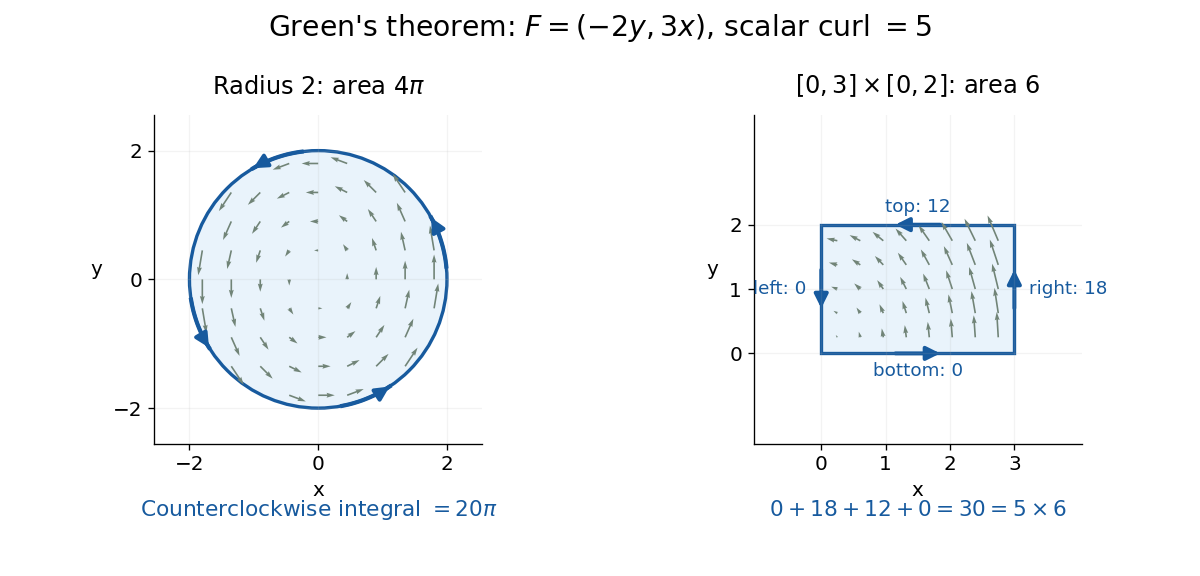

Write the Python code that produced this figure.
"""Compare Green's theorem on two boundaries for F=(-2y, 3x).

Run from _media; requires Python 3.14, matplotlib 3.10.7, numpy 2.3.5.
"""

from pathlib import Path

import matplotlib.pyplot as plt
from matplotlib.patches import Circle, FancyArrowPatch, Rectangle
import numpy as np


BLUE = "#175a9e"
FIELD = "#718477"


def arrow(ax, start, end):
    ax.add_patch(FancyArrowPatch(start, end, arrowstyle="-|>",
                                mutation_scale=17, linewidth=2.3, color=BLUE))


def main():
    plt.rcParams.update({"font.size": 12, "figure.facecolor": "white",
                         "axes.facecolor": "white"})
    fig, axes = plt.subplots(1, 2, figsize=(10, 4.8), dpi=120)
    fig.suptitle(r"Green's theorem: $F=(-2y,3x)$, scalar curl $=5$", fontsize=17)
    for ax in axes:
        ax.set_aspect("equal")
        ax.spines[["top", "right"]].set_visible(False)
        ax.set_xlabel("x")
        ax.set_ylabel("y", rotation=0, labelpad=10)
        ax.grid(alpha=0.15)

    ax = axes[0]
    ax.add_patch(Circle((0, 0), 2, facecolor="#e9f3fb", edgecolor=BLUE, lw=2))
    x, y = np.meshgrid(np.linspace(-1.8, 1.8, 9), np.linspace(-1.8, 1.8, 9))
    mask = (x*x+y*y < 3.7) & (x*x+y*y > 0.1)
    ax.quiver(x[mask], y[mask], -2*y[mask], 3*x[mask], color=FIELD,
              angles="xy", scale_units="xy", scale=14, width=0.005)
    for t in [0.1, 1.7, 3.3, 4.9]:
        ts = np.linspace(t, t+0.4, 30)
        ax.plot(2*np.cos(ts), 2*np.sin(ts), color=BLUE, lw=2.5)
        arrow(ax, (2*np.cos(ts[-2]), 2*np.sin(ts[-2])),
              (2*np.cos(ts[-1]), 2*np.sin(ts[-1])))
    ax.set(xlim=(-2.55, 2.55), ylim=(-2.55, 2.55), xticks=[-2, 0, 2], yticks=[-2, 0, 2])
    ax.set_title(r"Radius 2: area $4\pi$", pad=13)
    ax.text(0.5, -0.22, r"Counterclockwise integral $=20\pi$",
            transform=ax.transAxes, ha="center", color=BLUE, fontsize=13)

    ax = axes[1]
    ax.add_patch(Rectangle((0, 0), 3, 2, facecolor="#e9f3fb", edgecolor=BLUE, lw=2))
    x, y = np.meshgrid(np.linspace(0.25, 2.75, 8), np.linspace(0.25, 1.75, 5))
    ax.quiver(x, y, -2*y, 3*x, color=FIELD, angles="xy",
              scale_units="xy", scale=21, width=0.005)
    for a, b in [((1.1, 0), (1.9, 0)), ((3, 0.65), (3, 1.35)),
                 ((1.9, 2), (1.1, 2)), ((0, 1.35), (0, 0.65))]:
        arrow(ax, a, b)
    for x0, y0, label in [(1.5, -0.28, "bottom: 0"), (3.23, 1, "right: 18"),
                          (1.5, 2.28, "top: 12"), (-0.24, 1, "left: 0")]:
        ax.text(x0, y0, label, ha="center" if y0 != 1 else ("left" if x0 > 3 else "right"),
                va="center", fontsize=11, color=BLUE)
    ax.set(xlim=(-1.05, 4.05), ylim=(-1.4, 3.7), xticks=[0, 1, 2, 3], yticks=[0, 1, 2])
    ax.set_title(r"$[0,3]\times[0,2]$: area $6$", pad=13)
    ax.text(0.5, -0.22, r"$0+18+12+0=30=5\times6$",
            transform=ax.transAxes, ha="center", color=BLUE, fontsize=13)
    fig.subplots_adjust(left=0.07, right=0.96, bottom=0.23, top=0.8, wspace=0.28)
    fig.savefig(Path(__file__).stem + ".png", facecolor="white", transparent=False)
    plt.close(fig)


if __name__ == "__main__":
    main()
